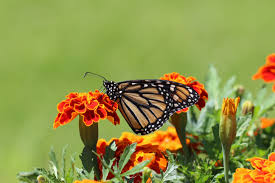
#> input picture OPEN_CV/F001 Image Loading and Display/example.jpg, 275 x 183 px, found by its file name
$ python '003 Image Manipulation.py'
#> lines starting #> are read from the running program, lines starting #| are printed output that depends on the picture
"""
In this code:

The image is loaded using cv2.imread() from a file named 'example.jpg'.
Various image manipulation operations are performed:
Cropping a region of interest (ROI) from the image.
Resizing the image to a specified width and height.
Rotating the image by a specified angle.
Flipping the image horizontally.
Warping the image using a perspective transformation.
Each manipulated image is displayed in a separate window using cv2.imshow().
Make sure to replace 'example.jpg' with the path to your image file. This code demonstrates some common image manipulation techniques,
but OpenCV provides many more functions for advanced image processing and manipulation tasks.
"""

import cv2

# File path to the image
file_path = 'K:\PYTHON\OPEN_CV\F001 Image Loading and Display\example.jpg'

# Load an image from file
image = cv2.imread(file_path)
#> image is the input picture: shape (183, 275, 3); mean B, G, R 72.1, 147.3, 143.6

# Check if the image was successfully loaded
if image is not None:
    # Display the original image
    cv2.imshow('Original Image', image)
    cv2.waitKey(0)

    # Crop a region of interest (ROI) from the image
    roi = image[100:300, 200:400]  # Example: Extracting a 200x200 region starting from (100, 200)
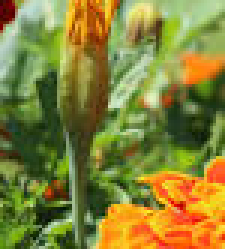
#> roi: shape (83, 75, 3) (shown 3 times larger); mean B, G, R 56, 130.6, 134
    cv2.imshow('ROI', roi)
    cv2.waitKey(0)

    # Resize the image
    resized_image = cv2.resize(image, (400, 300))  # Example: Resize to 400x300
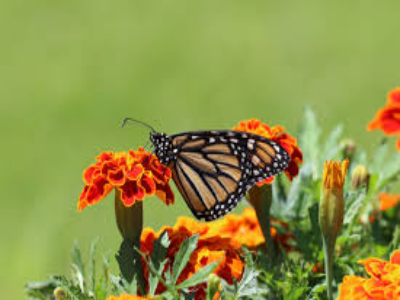
#> resized_image: shape (300, 400, 3); mean B, G, R 72, 147.2, 143.5
    cv2.imshow('Resized Image', resized_image)
    cv2.waitKey(0)

    # Rotate the image
    height, width = image.shape[:2]
#> height = 183; width = 275
    rotation_matrix = cv2.getRotationMatrix2D((width / 2, height / 2), 45, 1)  # Rotate by 45 degrees
    rotated_image = cv2.warpAffine(image, rotation_matrix, (width, height))
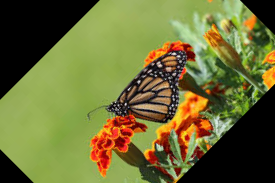
#> rotated_image: shape (183, 275, 3); mean B, G, R 54, 110, 108.6
    cv2.imshow('Rotated Image', rotated_image)
    cv2.waitKey(0)

    # Flip the image horizontally
    flipped_image = cv2.flip(image, 1)  # 1 for horizontal flip
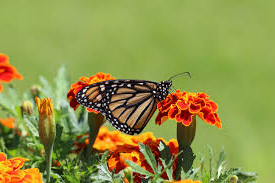
#> flipped_image: shape (183, 275, 3); mean B, G, R 72.1, 147.3, 143.6
    cv2.imshow('Flipped Image', flipped_image)
    cv2.waitKey(0)

    # Warp the image (perspective transformation)
    # Example: Define source and destination points for a perspective transformation
    src_points = [[0, 0], [width - 1, 0], [width - 1, height - 1], [0, height - 1]]
#> src_points = [[0, 0], [274, 0], [274, 182], [0, 182]]
    dst_points = [[50, 50], [width - 100, 100], [width - 50, height - 50], [100, height - 100]]
    perspective_matrix = cv2.getPerspectiveTransform(
#> (the run stopped early here; a loop or call above may not have finished)
